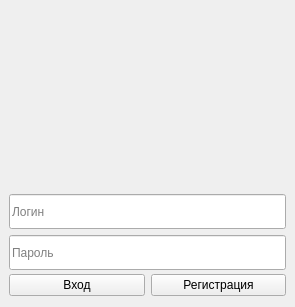
<?xml version="1.0" encoding="UTF-8"?>
<ui version="4.0">
 <class>Autorization</class>
 <widget class="QMainWindow" name="Autorization">
  <property name="geometry">
   <rect>
    <x>0</x>
    <y>0</y>
    <width>295</width>
    <height>307</height>
   </rect>
  </property>
  <property name="sizePolicy">
   <sizepolicy hsizetype="Fixed" vsizetype="Fixed">
    <horstretch>0</horstretch>
    <verstretch>0</verstretch>
   </sizepolicy>
  </property>
  <property name="minimumSize">
   <size>
    <width>295</width>
    <height>307</height>
   </size>
  </property>
  <property name="maximumSize">
   <size>
    <width>295</width>
    <height>307</height>
   </size>
  </property>
  <property name="windowTitle">
   <string>MainWindow</string>
  </property>
  <widget class="QWidget" name="centralwidget">
   <layout class="QGridLayout" name="gridLayout">
    <item row="0" column="0" colspan="2">
     <widget class="QLabel" name="label_image">
      <property name="sizePolicy">
       <sizepolicy hsizetype="Fixed" vsizetype="Fixed">
        <horstretch>0</horstretch>
        <verstretch>0</verstretch>
       </sizepolicy>
      </property>
      <property name="minimumSize">
       <size>
        <width>277</width>
        <height>177</height>
       </size>
      </property>
      <property name="maximumSize">
       <size>
        <width>16777215</width>
        <height>16777215</height>
       </size>
      </property>
      <property name="text">
       <string/>
      </property>
      <property name="alignment">
       <set>Qt::AlignCenter</set>
      </property>
     </widget>
    </item>
    <item row="1" column="0" colspan="2">
     <widget class="QLineEdit" name="line_edit_login">
      <property name="sizePolicy">
       <sizepolicy hsizetype="Fixed" vsizetype="Fixed">
        <horstretch>0</horstretch>
        <verstretch>0</verstretch>
       </sizepolicy>
      </property>
      <property name="minimumSize">
       <size>
        <width>277</width>
        <height>35</height>
       </size>
      </property>
      <property name="maximumSize">
       <size>
        <width>16777215</width>
        <height>30</height>
       </size>
      </property>
      <property name="focusPolicy">
       <enum>Qt::ClickFocus</enum>
      </property>
      <property name="text">
       <string/>
      </property>
      <property name="placeholderText">
       <string>Логин</string>
      </property>
      <property name="clearButtonEnabled">
       <bool>true</bool>
      </property>
     </widget>
    </item>
    <item row="2" column="0" colspan="2">
     <widget class="QLineEdit" name="line_edit_password">
      <property name="sizePolicy">
       <sizepolicy hsizetype="Expanding" vsizetype="Expanding">
        <horstretch>0</horstretch>
        <verstretch>0</verstretch>
       </sizepolicy>
      </property>
      <property name="minimumSize">
       <size>
        <width>0</width>
        <height>35</height>
       </size>
      </property>
      <property name="maximumSize">
       <size>
        <width>16777215</width>
        <height>30</height>
       </size>
      </property>
      <property name="inputMethodHints">
       <set>Qt::ImhHiddenText|Qt::ImhNoAutoUppercase|Qt::ImhNoPredictiveText|Qt::ImhSensitiveData</set>
      </property>
      <property name="text">
       <string/>
      </property>
      <property name="echoMode">
       <enum>QLineEdit::Password</enum>
      </property>
      <property name="alignment">
       <set>Qt::AlignLeading|Qt::AlignLeft|Qt::AlignVCenter</set>
      </property>
      <property name="dragEnabled">
       <bool>true</bool>
      </property>
      <property name="placeholderText">
       <string>Пароль</string>
      </property>
      <property name="cursorMoveStyle">
       <enum>Qt::VisualMoveStyle</enum>
      </property>
      <property name="clearButtonEnabled">
       <bool>true</bool>
      </property>
     </widget>
    </item>
    <item row="3" column="0">
     <widget class="QPushButton" name="push_button_login">
      <property name="text">
       <string>Вход</string>
      </property>
     </widget>
    </item>
    <item row="3" column="1">
     <widget class="QPushButton" name="push_button_registration">
      <property name="text">
       <string>Регистрация</string>
      </property>
     </widget>
    </item>
   </layout>
  </widget>
 </widget>
 <resources/>
 <connections/>
</ui>
